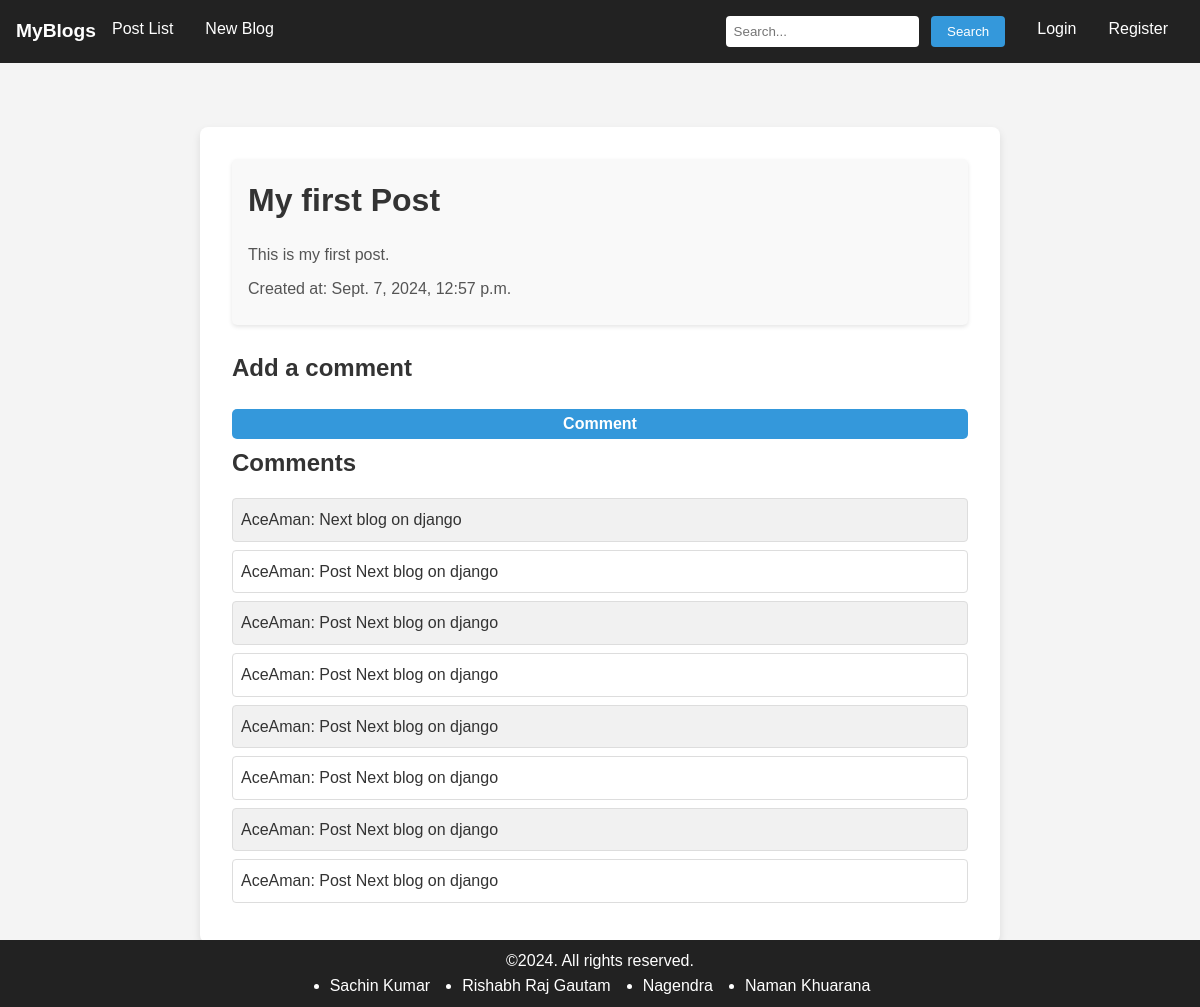
Screenshot of /blog/post/4/ with the database file from the repository.
### blog/models.py (models this page shows)
class Post(models.Model):
    title = models.CharField(max_length=255)
    content = models.TextField()
    created_at = models.DateTimeField(auto_now_add=True)
    updated_at = models.DateTimeField(auto_now=True)
    class Meta:
        ordering = ['-created_at']

### comments/models.py (models this page shows, shortened)
class Comment(models.Model):
    post = models.ForeignKey(Post, on_delete=models.CASCADE)
    user = models.ForeignKey(User, on_delete=models.CASCADE)
    content = models.TextField()
    created_at = models.DateTimeField(auto_now_add=True)
    class meta:
        ordering = ['-created_at']

### blog/views.py (the view)
# urls.py: path('post/<int:pk>/', views.post_detail, name='post_detail'),
def post_detail(request, pk=None):
    posts = Post.objects.get(pk=pk)
    return render(request, 'blog/post_detail.html', {'post': posts})

### blog/templates/blog/post_detail.html (shortened to what this page needs)
{% extends "base.html" %}
{% block content %}
<div class="details-post">
    <div class="card">
        <h1>{{ post.title }}</h1>
        <p>{{ post.content }}</p>
        <p>Created at: {{ post.created_at }}</p>
    </div>
    <div class="commentform">
        <h2>Add a comment</h2>
        <form method="post" action="{% url 'comment_create' post.id %}">
            <button type="submit">Comment</button>
        </form>
    </div>
    <div class="commentList">
        <h2>Comments</h2>
        <ul>
            {% for comment in post.comment_set.all %}
            <li>
                {{ comment.user.username }}: {{ comment.content }}
            </li>
            {% empty %}
            <li>No comments yet.</li>
            {% endfor %}
        </ul>
    </div>
</div>
{% endblock content %}

### blog/templates/base.html (shortened to what this page needs)
{% load static %}
<!DOCTYPE html>
<html lang="en">
<head>
    <link rel="stylesheet" type="text/css" href="{% static "style.css" %}">
</head>
<body>
    <nav class="navbar">
        <div class="Lnav">
            <ul>
                <span>MyBlogs</span>
                <li><a href="{% url "post_list" %}">Post List</a></li>
                <li><a href="{% url "post_new" %}">New Blog</a></li>
            </ul>
        </div>
        <div class="Rnav">
            <ul>
                <li>
                    <form action="{% url "search" %}" method="get" class="search"> <input type="search" name="q" placeholder="Search...">
                        <input type="submit" name="search" value="Search">
                    </form>
                </li>
                {% if request.user.is_authenticated %}
                <li><a href="{% url "logout" %}">Logout</a></li>
                {% else %}
                <li><a href="{% url "login" %}">Login</a></li>
                {% endif %}
                <li><a href="{% url "register" %}">Register</a></li>
            </ul>
        </div>
    </nav>
    <div id="content">
        {% block content %}
        {% endblock content %}
    </div>
    <footer class="flex">
        {% block footer %}
            <div class="footer-container">
                <p>&#169;2024. All rights reserved.</p>
                <ul>
                    <li>Sachin Kumar</li>
                    <li>Rishabh Raj Gautam</li>
                    <li>Nagendra</li>
                    <li>Naman Khuarana</li>
                </ul>
            </div>
        {% endblock footer %}
    </footer>
</body>
</html>

### static/style.css (style rules this page uses)
* { margin: 0; padding: 0; box-sizing: border-box; }
body { margin: 0; padding: 0; font-family: 'Arial', sans-serif; background-color: #f4f4f4; color: #333; }
.navbar { display: flex; justify-content: space-between; align-items: center; background-color: #222; padding: 1rem; color: #fff; }
.navbar .Lnav, .navbar .Rnav { display: flex; }
.navbar ul { list-style-type: none; margin: 0; padding: 0; display: flex; }
.navbar li { margin: 0 1rem; }
.navbar a { color: #fff; text-decoration: none; }
.navbar span { font-weight: bold; font-size: 1.2rem; }
.search input[type="search"] { padding: 0.5rem; border: none; border-radius: 4px; margin-right: 0.5rem; }
.search input[type="submit"] { padding: 0.5rem 1rem; border: none; border-radius: 4px; background-color: #3498db; color: #fff; cursor: pointer; }
#content { padding: 2rem; }
footer { background-color: #222; color: #fff; text-align: center; padding: .5rem; position: fixed; width: 100%; bottom: 0; }
.footer-container { display: flex; flex-direction: column; align-items: center; }
footer ul { display: flex; }
footer li { margin: 0 1rem; }
footer p { margin: 0; }
.flex { display: flex; justify-content: center; align-items: center; }
.card { background-color: #f9f9f9; border-radius: 5px; padding: 1rem; margin-bottom: 1rem; box-shadow: 0 2px 4px rgba(0, 0, 0, 0.1); transition: transform 0.2s ease, box-shadow 0.2s ease; }
.details-post { background-color: #fff; border-radius: 8px; padding: 2rem; margin: 2rem auto; max-width: 800px; box-shadow: 0 4px 8px rgba(0, 0, 0, 0.1); }
.details-post .card { background-color: #f9f9f9; border-radius: 5px; padding: 1rem; margin-bottom: 1.5rem; box-shadow: 0 2px 4px rgba(0, 0, 0, 0.1); }
.details-post h1, .details-post h2 { color: #333; margin-bottom: 1rem; }
.details-post p { color: #555; line-height: 1.6; margin-bottom: 0.5rem; }
.details-post ul { list-style-type: none; padding: 0; }
.details-post li { background-color: #fff; border: 1px solid #ddd; border-radius: 4px; padding: 0.5rem; margin-bottom: 0.5rem; }
.details-post li:nth-child(odd) { background-color: #f1f1f1; }
.details-post form { display: flex; flex-direction: column; gap: 1rem; }
form input[type="text"], form input[type="password"], form input[type="email"], form button { width: 100%; padding: 6px 8px; margin: 5px 0; border: 1px solid #ddd; border-radius: 5px; font-size: 16px; transition: border-color 0.3s; }
form button { background-color: #3498db; color: white; border: none; cursor: pointer; font-weight: bold; transition: background-color 0.3s; }
* { margin: 0; padding: 0; box-sizing: border-box; font-family: 'Arial', sans-serif; }
body { background-color: #f4f4f4; color: #333; line-height: 1.6; }

### rows the page displays
Post: title "My first Post", content "This is my first post.", created_at "Sept. 7, 2024, 12:57 p.m."
Comment: user.username "AceAman", content "Next blog on django"
Comment: user.username "AceAman", content "Post Next blog on django"
Comment: user.username "AceAman", content "Post Next blog on django"
Comment: user.username "AceAman", content "Post Next blog on django"
Comment: user.username "AceAman", content "Post Next blog on django"
Comment: user.username "AceAman", content "Post Next blog on django"
Comment: user.username "AceAman", content "Post Next blog on django"
Comment: user.username "AceAman", content "Post Next blog on django"
